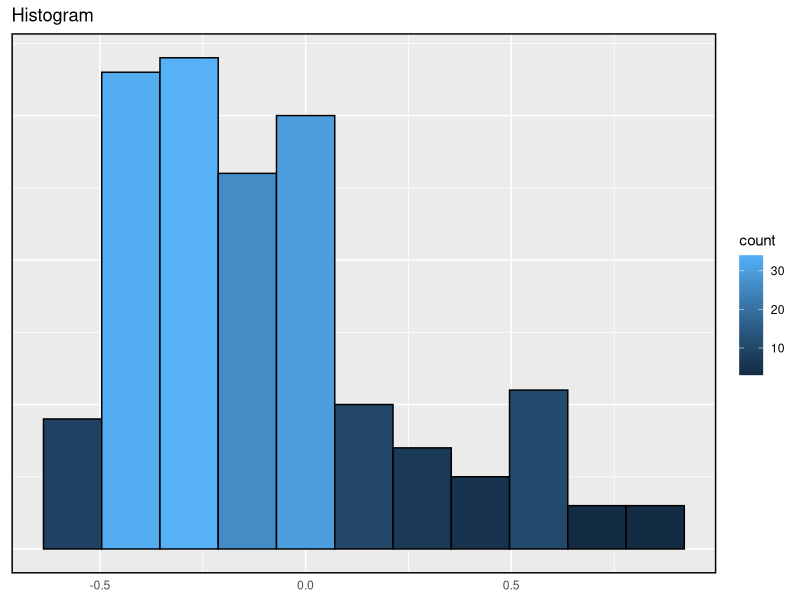
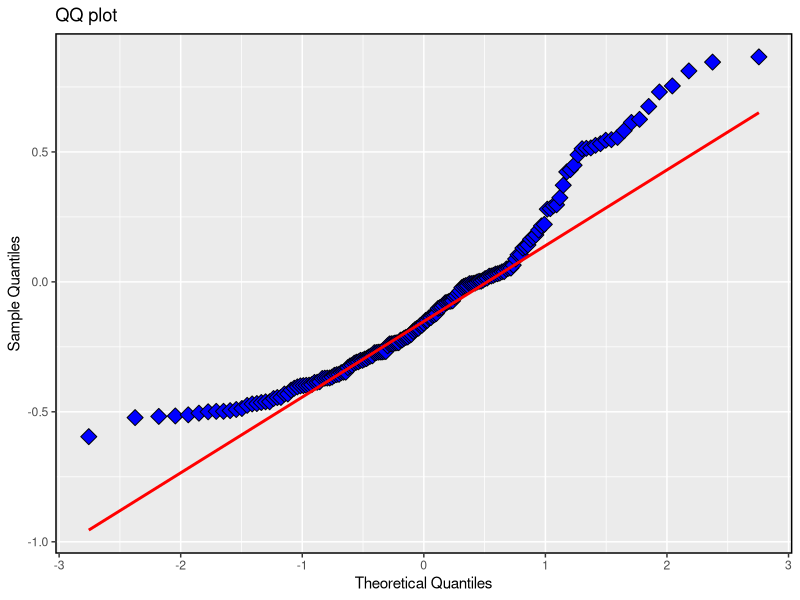
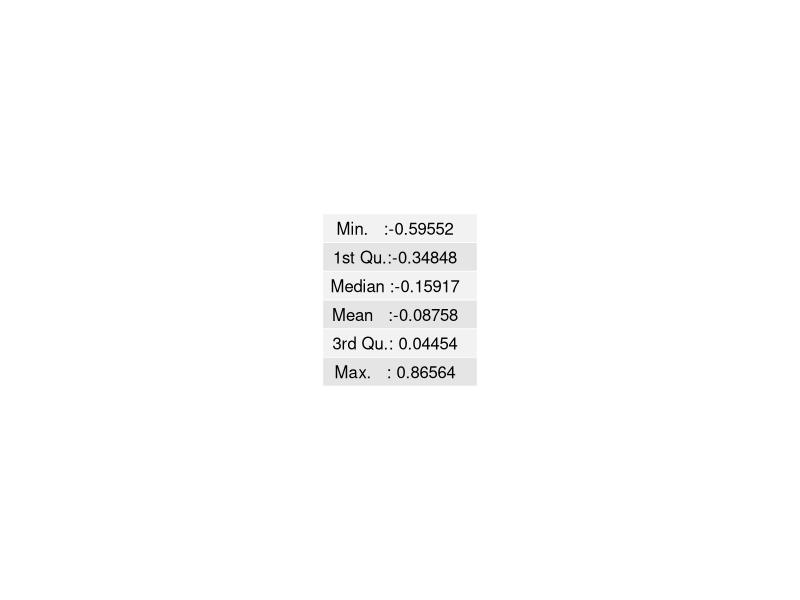
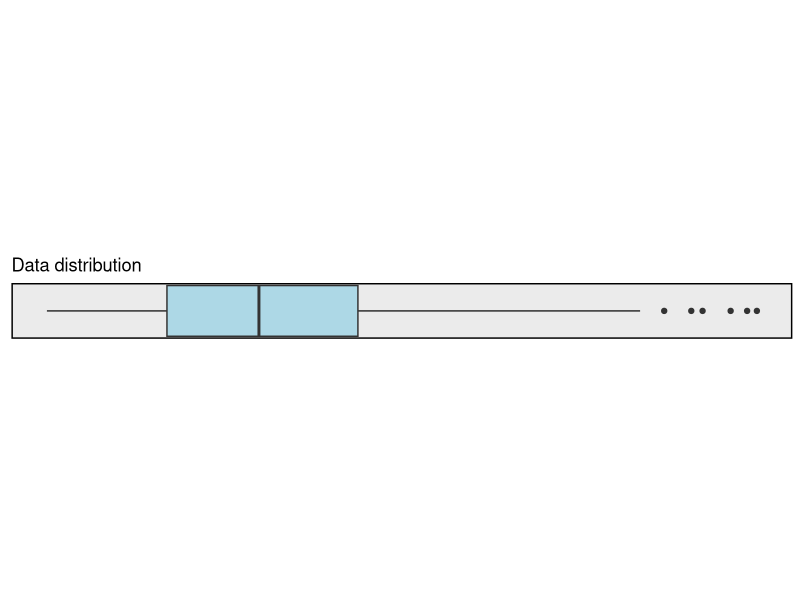
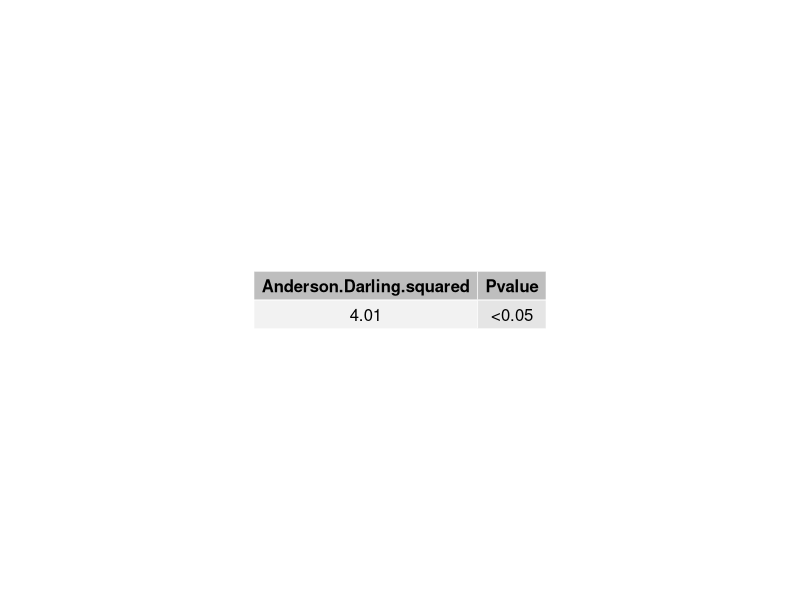
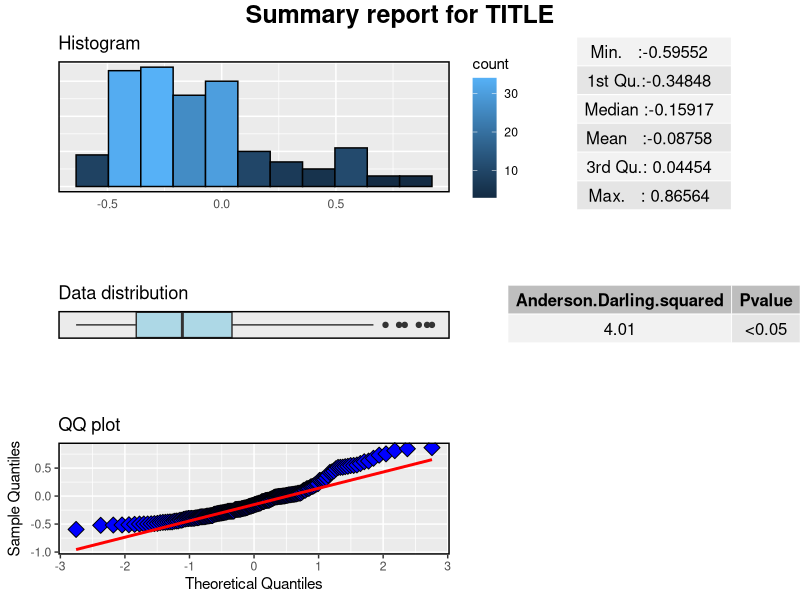

Here is the R script that generated these plots, in order:
if(!require("ggpubr")) install.packages("ggpubr")
if(!require("readxl")) install.packages("readxl")
if(!require("nortest")) install.packages("nortest")
library(readxl)
library(ggpubr)
library(nortest)

input_data <- read_excel('./GATdata.xlsx') #Make sure data is in the same folder as the rscript to use this format.
View(input_data)



colnames(input_data)[2]  <- "MYDATA"


#the Freedman-Diaconis rule to decide the bin width since this code must work with any dataset
bw <- 2 * (IQR(input_data$MYDATA) / length(input_data$MYDATA)^(1/3))

#histogram 
h <- ggplot(input_data, aes(MYDATA)) + 
  geom_histogram(col="black", aes(fill = ..count..), binwidth = bw) + 
  labs(title="Histogram", y = "Count")+
  theme(axis.title.x = element_blank(),
  axis.text.y = element_blank(),
  panel.border = element_rect(colour = "black", fill=NA, size=1),
  axis.ticks=element_blank(),
  axis.title.y = element_blank())
print(h)

#QQ plot 
qq <- ggplot(input_data, aes(sample = MYDATA)) +
  stat_qq(size=4, color="black", fill="blue", shape=23) + 
  stat_qq_line(size = 1, color = "red") +
  labs(title="QQ plot", x="Theoretical Quantiles", y="Sample Quantiles")+
  theme(panel.border = element_rect(colour = "black", fill=NA, size=1))
print(qq) #NOTE - none of the plots would show until print was added, if it was set to be a named object.

#Stats Summary
s <- summary(input_data[c(2)])

#plot table of summary stats
tsum <- ggtexttable(s, rows = NULL, cols = NULL,
  theme = ttheme(colnames.style = colnames_style(color = "Black", fill = "grey"),
  tbody.style = tbody_style(color = "black")))
print(tsum)



bxp <- ggplot(data = input_data, aes_string(y = "MYDATA", x = 1)) + 
  geom_boxplot(fill='light blue')+
  coord_flip()+
  labs(title="Data distribution")+
  theme(aspect.ratio=1/14,
        panel.grid.major = element_blank(), 
        panel.grid.minor = element_blank(),
        axis.text.y = element_blank(),
        axis.ticks=element_blank(),
        axis.title.x = element_blank(),
        axis.title.y = element_blank(),
        panel.border = element_rect(colour = "black", fill=NA, size=1),
        axis.text.x = element_blank())
print(bxp)


ADtest<-ad.test(input_data$MYDATA) 
Anderson.Darling.squared<-round(ADtest$statistic, 2) #AD test to two decimal places
Pvalue<-round(ADtest$p.value, 3) #pvalue to 3 decimal places with caveat of next IF statement
if (Pvalue<0.05) {Pvalue = "<0.05"} 

AD<-data.frame(mget(c('Anderson.Darling.squared', 'Pvalue')))

ADtable <- ggtexttable(AD, rows = NULL,
                    theme = ttheme(colnames.style = colnames_style(color = "Black", fill = "grey"),
                                   tbody.style = tbody_style(color = "black")))
print(ADtable)
#Arrange the summary
plot<-ggarrange(h, tsum, bxp, ADtable, qq, ncol = 2, nrow = 3, align= "v", widths = c(2, 1))

annotate_figure(plot, top = text_grob("Summary report for TITLE", 
                                      color = "black", face = "bold", size = 18))
